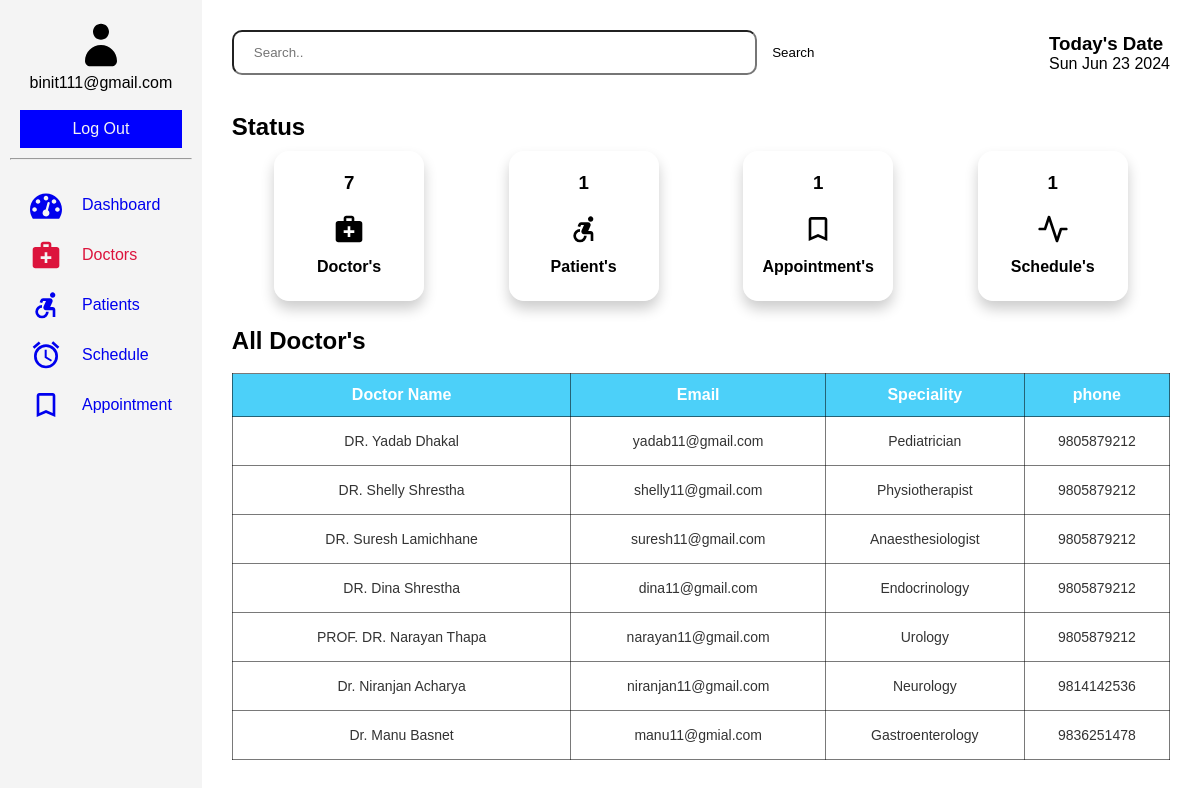
Page /doctor/doctor.php (signed in) on the committed database.
### tables this page shows
CREATE TABLE `doctor` (
  `id` int(11) NOT NULL,
  `fname` varchar(60) NOT NULL,
  `email` varchar(60) NOT NULL,
  `password` varchar(60) NOT NULL,
  `phone` varchar(60) NOT NULL,
  `image_name` varchar(255) NOT NULL,
  `image_path` varchar(255) NOT NULL,
  `sid` int(11) DEFAULT NULL,
  `created_at` timestamp NULL DEFAULT current_timestamp()
);

CREATE TABLE `specialities` (
  `id` int(11) NOT NULL,
  `title` varchar(60) NOT NULL,
  `description` text NOT NULL,
  `image_name` varchar(60) NOT NULL,
  `image_path` varchar(255) NOT NULL,
  `created_at` timestamp NULL DEFAULT current_timestamp()
);

### doctor/doctor.php (the view, shortened to what this page needs)
<?php
    include('../connection.php');
    $sql = "SELECT * from doctor";
    $result = mysqli_query($conn, $sql);
?>
<!DOCTYPE html>
<html lang="en">
<head>
    <link rel="stylesheet" href="../assets/dash1.css">
</head>
<body>
    <section class="dashboard">
        <div class="sidebar">
            <header>
                <svg class="icon icon-user"><use xlink:href="#icon-user"></use></svg>
                <p><?php echo "". $_SESSION["username"].""; ?></p><br>
                <a href="../doctor/logout.php">Log Out</a>
            </header>
            <hr>
            <div class="sidebar-items">
                <ul>
                    <li><a href="../doctor/dash.php"><svg class="icon icon-dashboard"><use xlink:href="#icon-dashboard"></use></svg>Dashboard</a></li>
                    <li class="active"><a href="../doctor/doctor.php"><svg class="icon icon-medical_services"><use xlink:href="#icon-medical_services"></use></svg>Doctors</a></li>
                    <li><a href="../doctor/patients.php"><svg class="icon icon-accessible_forward"><use xlink:href="#icon-accessible_forward"></use></svg>Patients</a></li>
                    <li><a href="../doctor/schedule.php"><svg class="icon icon-access_alarms"><use xlink:href="#icon-access_alarms"></use></svg>Schedule</a></li>
                    <li><a href="../doctor/appoint.php"><svg class="icon icon-bookmark_outline"><use xlink:href="#icon-bookmark_outline"></use></svg>Appointment</a></li>
                </ul>
            </div>
        </div>
        <section class="main">
            <div class="head">
                <div class="search-bar">
                    <input type="text" placeholder="Search..">
                    <button type="submit" class="search">Search</button>
                </div>
                <div class="date-container">
                    <h1>Today's Date</h1>
                    <p id="date"></p>
                </div>
            </div><br>
            <div class="status">
                <div class="status-bar">
                    <h2>Status</h2>
                </div>
                <div class="dash-collection">
                    <div class="doc">
                        <?php
                            $dsql = "SELECT * FROM doctor";
                            $dresult = mysqli_query($conn, $dsql);
                            if($drow = mysqli_num_rows($dresult)){
                                echo '<h3>'.$drow.'</h3>';
                            }else{
                                echo '<h3>0</h3>';
                            }
                        ?>
                        <svg class="icon icon-medical_services"><use xlink:href="#icon-medical_services"></use></svg><br>
                        <h4>Doctor's</h4><br>
                    </div>
                    <div class="doc">
                        <?php
                            $psql = "SELECT * FROM patient";
                            $presult = mysqli_query($conn, $psql);
                            if($prow = mysqli_num_rows($presult)){
                                echo '<h3>'.$prow.'</h3>';
                            }else{
                                echo '<h3>0</h3>';
                            }
                        ?>
                        <svg class="icon icon-accessible_forward"><use xlink:href="#icon-accessible_forward"></use></svg><br>
                        <h4>Patient's</h4><br>
                    </div>
                    <div class="doc">
                        <?php
                            $asql = "SELECT * FROM appointment";
                            $aresult = mysqli_query($conn, $asql);
                            if($arow = mysqli_num_rows($aresult)){
                                echo '<h3>'.$arow.'</h3>';
                            }else{
                                echo '<h3>0</h3>';
                            }
                        ?>
                        <svg class="icon icon-bookmark_outline"><use xlink:href="#icon-bookmark_outline"></use></svg><br>
                        <h4>Appointment's</h4><br>
                    </div>
                    <div class="doc">
                        <?php
                            $ssql = "SELECT * FROM schedule";
                            $sresult = mysqli_query($conn, $ssql);
                            if($srow = mysqli_num_rows($sresult)){
                                echo '<h3>'.$srow.'</h3>';
                            }else{
                                echo '<h3>0</h3>';
                            }
                        ?>
                        <svg class="icon icon-activity"><use xlink:href="#icon-activity"></use></svg><br>
                        <h4>Schedule's</h4><br>
                    </div>
                </div>
            </div>
                <div class="doctor-info">
                    <div class="tabular">
                        <h2>All Doctor's</h2><br>
                        <table class="table-container">
                            <thead>
                                <tr>
                                    <th>Doctor Name</th>
                                    <th>Email</th>
                                    <th>Speciality</th>
                                    <th>phone</th>
                                </tr>
                            </thead>
                                <tbody>
                                    <tr>
                                        <?php
                                            while($row = mysqli_fetch_assoc($result)){
                                        ?>
                                            <td style="padding: 16px;"><?php echo $row['fname'] ?></td>
                                            <td><?php echo $row['email'] ?></td>
                                            <td><?php
                                                $sid = $row['sid'];
                                                if($sid != ''){
                                                    $ssql = "SELECT title FROM specialities where id=$sid;";
                                                    $sresult = mysqli_query($conn, $ssql);
                                                    while($srow = mysqli_fetch_assoc($sresult)){
                                                        echo $srow['title'];
                                                    }
                                                }
                                                ?>
                                            </td>
                                            <td><?php echo $row['phone'] ?></td>
                                    </tr>
                                    <?php
                                        }
                                    ?>
                                </tbody>
                        </table>
                    </div>
                </div>
        </section>
    </section>
</body>
</html>

### assets/dash1.css (style rules this page uses)
* { margin: 0; padding: 0; box-sizing: border-box; }
body { font-family: Arial, sans-serif; }
.dashboard { display: grid; grid-template-columns: auto 2fr; grid-template-rows: auto 1fr; grid-template-areas: "header header" "sidebar main"; height: 100vh; }
.dashboard a { text-decoration: none; display: flex; gap: 20px; text-align: center; align-items: center; justify-content: center; }
header { grid-area: header; color: #000000; padding: 10px; text-align: center; }
header a { padding: 8px; }
header p { display: flex; text-align: center; align-items: center; justify-content: center; }
.sidebar { grid-area: sidebar; background: #f4f4f4; padding: 10px; height: auto; position: relative; }
.sidebar header>a { border: 2px solid blue; color: #f4f4f4; background-color: blue; }
.sidebar-items ul { display: flexbox; margin: 20px; text-align: center; text-decoration: none; justify-content: space-between; }
.sidebar-items li { display: flex; text-align: center; align-items: center; list-style: none; justify-content: space-between; }
li.active a { color: crimson; }
.main { grid-area: main; margin: 10px; padding: 20px; }
.head { display: flex; width: 100%; text-align: center; align-items: center; justify-content: space-between; }
.head h1, p { display: block; text-align: start; align-items: center; }
.search-bar { width: 70%; height: 45px; display: flex; gap: 5px; }
.search-bar input { padding: 20px; width: 80%; border-radius: 10px; }
.search-bar button { border: none; background-color: transparent; }
.date-container { text-align: center; }
.banner>h2, h3 { padding: 10px; }
.status { display: block; margin-top: 20px; }
.status .status-bar h2 { font-size: 200; }
.dash-collection { display: flex; flex-wrap: wrap; gap: -20px; text-align: center; justify-content: space-around; }
.dash-collection .doc { border: 1px solid rgb(255, 255, 255); border-radius: 15px; box-shadow: 0 8px 14px 0 rgba(0,0,0,0.2); height: 150px; width: 150px; margin: 10px; padding: 10px; }
.tabular { background: #fff; margin-top: 1rem; }
.table-container { width: 100%; text-align: center; }
thead { background-color: rgb(76, 208, 249); color: #fff; }
th, td, thead, tr, table { border: 1px solid rgba(0, 0, 0, 0.525); border-collapse: collapse; }
th { padding: 12px; font-size: 16px; }
td { padding: 4px; color: #333; font-size: 14px; font-weight: 400; }
.date-group label, input, button { padding: 10px; border-radius: 5px; }
.icon { display: inline-block; width: 70px; height: 50px; stroke-width: 0; stroke: currentColor; fill: currentColor; }
.icon-user { width: 2em; }
.icon-dashboard, .icon-medical_services, .icon-accessible_forward, .icon-access_alarms, .icon-bookmark_outline, .icon-activity, .icon-person_add_alt_1, .icon-add_alarm, .icon-text-document, .icon-cog, .icon-upload, .icon-user-plus, .icon-update, .icon-injection, .icon-checkmark { width: 2em; }

### rows in the picture
doctor: fname "DR. Yadab Dhakal", email "yadab11@gmail.com", phone "9805879212"
specialities: title "Pediatrician"
doctor: fname "DR. Shelly Shrestha", email "shelly11@gmail.com", phone "9805879212"
specialities: title "Physiotherapist"
doctor: fname "DR. Suresh Lamichhane", email "suresh11@gmail.com", phone "9805879212"
specialities: title "Anaesthesiologist"
doctor: fname "DR. Dina Shrestha", email "dina11@gmail.com", phone "9805879212"
specialities: title "Endocrinology"
doctor: fname "PROF. DR. Narayan Thapa", email "narayan11@gmail.com", phone "9805879212"
specialities: title "Urology"
doctor: fname "Dr. Niranjan Acharya", email "niranjan11@gmail.com", phone "9814142536"
specialities: title "Neurology"
doctor: fname "Dr. Manu Basnet", email "manu11@gmial.com", phone "9836251478"
specialities: title "Gastroenterology"

### other values in the picture
$_SESSION["username"] "binit111@gmail.com"
$drow "7"
$prow "1"
$arow "1"
$srow "1"
